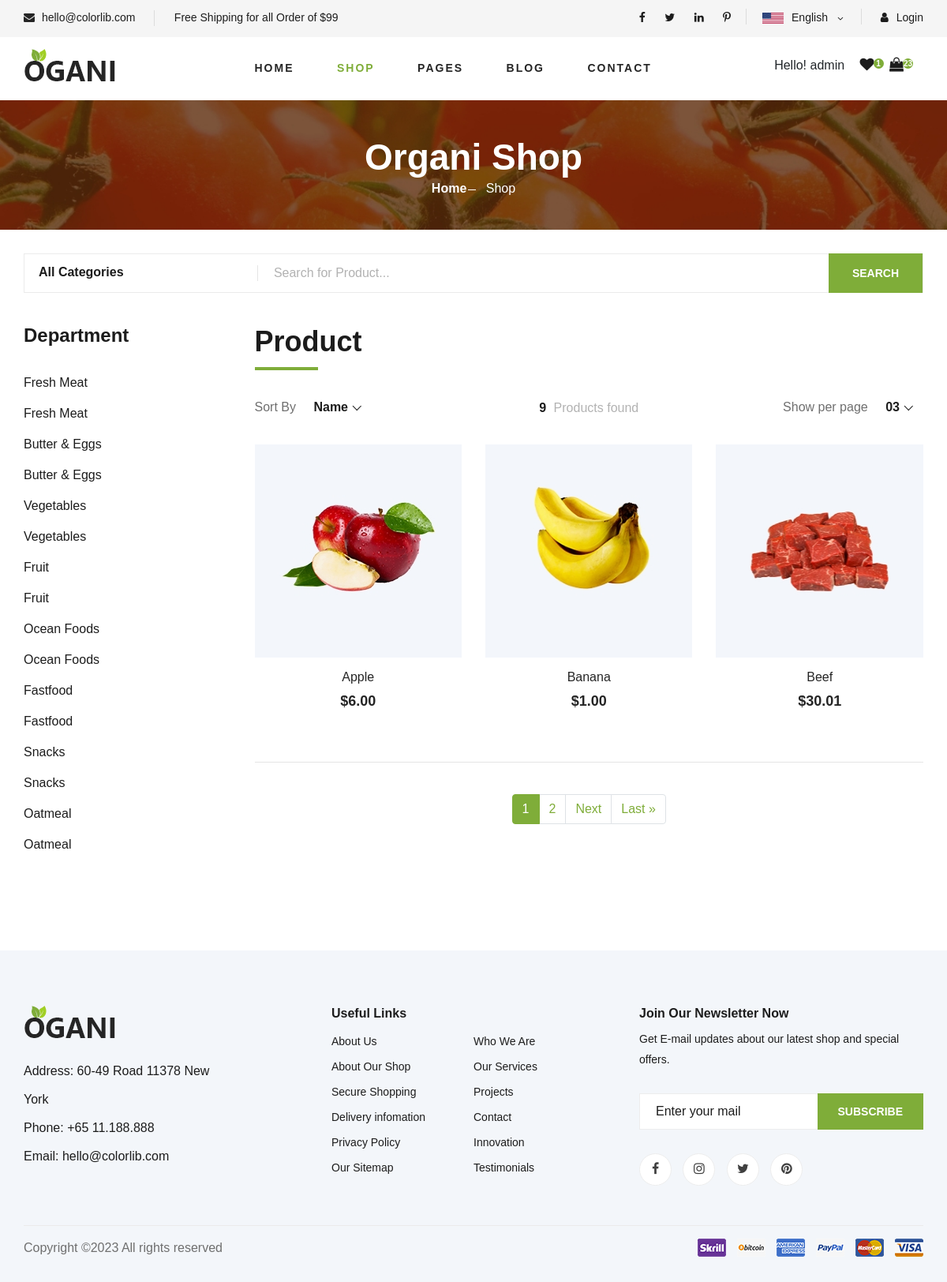
The page /shop/search (signed in) on the database its author committed.
### app/models.py (models this page shows, shortened)
class Category(models.Model):
    sub_category = models.ForeignKey('self', on_delete=models.CASCADE, related_name='sub_categories', null=True, blank=True)
    is_sub = models.BooleanField(default=False)
    name = models.CharField(max_length=200, null=True)
    slug = models.SlugField(max_length=200, unique=True)

class Product(models.Model):
    category = models.ManyToManyField(Category, related_name='product')
    name = models.CharField(max_length=200, null=True)
    price = models.FloatField()
    digital = models.BooleanField(default=False, null=True, blank=False)
    image = models.ImageField(null=True, blank=True)
    detail = models.TextField(null=True, blank=True)
    @property
    def ImageURL(self):
        try:
            url = self.image.url
        except:
            url = ''
        return url

### app/views.py (the view)
# urls.py: path('shop/search', views.shopSearch, name="shop_search"),
def shopSearch(request):
    screenName = "shop_search"
    products_search = ''
    search_name = ''
    search_category = ''
    sort = 'name'
    size = 3
    search_flag = False
    categories = Category.objects.filter(is_sub = False)
    products_all = Product.objects.all()
    products_search = products_all
    if 'search' in request.GET:
        search_name = request.GET.get('search','')
        products_search = products_search.filter(name__contains = search_name)
    if 'category' in request.GET:
        search_category = request.GET.get('category','')
        if len(search_category) > 0:
            products_search = products_search.filter(category__slug = search_category)
    products_sort =  products_search.order_by(sort)
    if 'sort' in request.GET:
        sort = request.GET.get('sort','')
        if len(sort) > 0:
            if (sort in alter_sort):
                products_sort =  products_search.order_by(sort)
    if 'size' in request.GET:
        getSize = request.GET.get('size','')
        if len(getSize) > 0:
            if (int(getSize) in alter_size):
                size = int(getSize)
    p = Paginator(products_sort, size)
    page = request.GET.get('page')
    products_pagi = p.get_page(page)            # Pagination Product data
    nums_pagi = 'a' * products_pagi.paginator.num_pages
    upper_limit = int(products_pagi.number) + 1
    lower_limit = int(products_pagi.number) - 1
    if request.user.is_authenticated:
        customer = request.user
        order, created = Order.objects.get_or_create(customer = customer, complete = False)
        items = order.orderitem_set.all
        cartItems = order.get_cart_items
    else:
        order = {'get_cart_items': 0, 'get_cart_total':0}
        cartItems = order['get_cart_items']
    if len(search_name) > 0:
        search_flag = True
    context = {
        'screenName':screenName,
        'categories':categories,
        'products': products_all,
        'items': items,
        'order': order,
        'cartItems': cartItems,
        'products_pagi': products_pagi,
        'nums_pagi': nums_pagi,
        'upper_limit': upper_limit,
        'lower_limit': lower_limit,
        'search_flag': search_flag,
        'search_name': search_name,
        'products_count': products_sort.count,
        'size': size,
        'sort': sort,
    }
    return render(request,'app/shop_grid.html', context)

### app/models.py (called while the page is built)
    @property
    def get_cart_items(self):
        orderitem = self.orderitem_set.all()
        total = sum([item.quantity for item in orderitem])
        return total

### app/templates/app/shop_grid.html (shortened to what this page needs)
{% extends 'app/base.html' %}
{% load static %}
{% block main_content %}
<section class="breadcrumb-section set-bg" data-setbg="{% static 'app/images/breadcrumb.jpg' %}">
	<div class="container">
		<div class="row">
			<div class="col-lg-12 text-center">
				<div class="breadcrumb__text">
					<h2>Organi Shop</h2>
					<div class="breadcrumb__option">
						<a href="./index.html">Home</a>
						<span>Shop</span>
					</div>
				</div>
			</div>
		</div>
	</div>
</section>
<section class="hero hero-normal">
	<div class="container">
		<div class="row">
			<div class="col-lg-12">
				<div class="hero__search">
					<div class="hero__search__form">
						<form class="d-flex" action="" onsubmit="return searchProduct();">
							<div class="hero__search__categories" style="width: 26%;">
								All Categories
							</div>
							<input class="form-control" type="search" placeholder="Search for Product..." name ="search" id="id_search_product" style="width:74%" value="{{search_name}}">
							<button type="submit" class="site-btn">SEARCH</button>
						</form>
					</div>
				</div>
			</div>
		</div>
	</div>
</section>
<section class="product spad">
	<div class="container">
		<div class="row">
			<div class="col-lg-3 col-md-5">
				<div class="sidebar">
					<div class="sidebar__item">
						<h4>Department</h4>
						<ul>
							{% for i in categories %}
                            <li>
								<a href="{% url 'shop_category' %}?category={{i.slug}}">{{i.name}}</a>
								<a href="" onclick="return searchProduct(1,'{{i.slug}}');">{{i.name}}</a>
							</li>
                            {% endfor %}
						</ul>
					</div>
				</div>
			</div>
			<div class="col-lg-9 col-md-7">
				<div class="section-title" style="text-align:left">
					<h2>Product</h2>
				</div>
				<div class="filter__item">
					<div class="row">
						<div class="col-lg-4 col-md-4">
							<div class="filter__sort">
								<span>Sort By</span>
							</div>
						</div>
						<div class="col-lg-4 col-md-4">
							<div class="filter__found" style="margin-top: 3px;">
								{% if search_flag %}
								<h6><span>{{products_count}}</span> Products found for " {{search_name}} "</h6>
								{% else %}
								<h6><span>{{products_count}}</span> Products found </h6>
								{% endif %}
							</div>
						</div>
						<div class="col-lg-4 col-md-4">
							<div class="filter__sort" style="text-align: right;">
								<span>Show per page</span>
							</div>
						</div>
					</div>
				</div>
				<div class="row">
					{% for product in products_pagi %}
					<div class="col-lg-4 col-md-6 col-sm-6">
						<div class="product__item">
							<div class="product__item__pic set-bg" data-setbg="{{product.ImageURL}}">
							</div>
							<div class="product__item__text">
								<h6><a href="{% url 'shop_detail' %}?id={{product.id}}">{{product.name}}</a></h6>
								<h5>${{product.price | floatformat:2}}</h5>
							</div>
						</div>
					</div>
				   {% endfor %}
				</div>
				<hr><br/>
				{% if products_pagi.paginator.num_pages > 1 %}
					<nav aria-label="page navigation">
						<ul class="pagination justify-content-center">
							{% for i in nums_pagi %}
								{% if forloop.counter <= upper_limit and forloop.counter >= lower_limit %}
									<li class="page-item {% if products_pagi.number == forloop.counter %} active{% endif %}">
										<a class="page-link" href="" onclick="return searchProduct({{forloop.counter}});">{{ forloop.counter }}</a>
									</li>
								{% endif %}
							{% endfor %}
							{% if products_pagi.has_next %}
								<li class="page-item">
									<a class="page-link" href="" onclick="return searchProduct({{products_pagi.next_page_number}});">Next</a>
								</li>
								<li class="page-item">
									<a class="page-link" href="" onclick="return searchProduct({{products_pagi.paginator.num_pages}});">Last &raquo</a>
								</li>
							{% endif %}
						</ul>
					</nav>
				{% endif %}
			</div>
		</div>
	</div>
</section>
{% endblock main_content %}

### app/templates/app/base.html (shortened to what this page needs)
{% load static %}
<!DOCTYPE html>
<html lang="zxx">
<head>
    <link rel="stylesheet" href="{% static 'app/css/googleapis.css' %}" type="text/css">
    <link rel="stylesheet" href="{% static 'app/css/bootstrap.min.css' %}" type="text/css">
    <link rel="stylesheet" href="{% static 'app/css/font-awesome.min.css' %}" type="text/css">
    <link rel="stylesheet" href="{% static 'app/css/elegant-icons.css' %}" type="text/css">
    <link rel="stylesheet" href="{% static 'app/css/nice-select.css' %}" type="text/css">
    <link rel="stylesheet" href="{% static 'app/css/jquery-ui.min.css' %}" type="text/css">
    <link rel="stylesheet" href="{% static 'app/css/owl.carousel.min.css' %}" type="text/css">
    <link rel="stylesheet" href="{% static 'app/css/slicknav.min.css' %}" type="text/css">
    <link rel="stylesheet" href="{% static 'app/css/style.css' %}" type="text/css">
    <link rel="stylesheet" href="{% static 'app/css/style2.css' %}" type="text/css">
</head>
<body>
    <header class="header">
        <div class="header__top">
            <div class="container">
                <div class="row">
                    <div class="col-lg-6">
                        <div class="header__top__left">
                            <ul>
                                <li><i class="fa fa-envelope"></i> hello@colorlib.com</li>
                                <li>Free Shipping for all Order of $99</li>
                            </ul>
                        </div>
                    </div>
                    <div class="col-lg-6">
                        <div class="header__top__right">
                            <div class="header__top__right__social">
                                <a href="#"><i class="fa fa-facebook"></i></a>
                                <a href="#"><i class="fa fa-twitter"></i></a>
                                <a href="#"><i class="fa fa-linkedin"></i></a>
                                <a href="#"><i class="fa fa-pinterest-p"></i></a>
                            </div>
                            <div class="header__top__right__language">
                                <img src="{% static 'app/images/language.png' %}" alt="">
                                <div>English</div>
                                <span class="arrow_carrot-down"></span>
                            </div>
                            <div class="header__top__right__auth">
                                <a href="#"><i class="fa fa-user"></i> Login</a>
                            </div>
                        </div>
                    </div>
                </div>
            </div>
        </div>
        <div class="container">
            <div class="row">
                <div class="col-lg-3">
                    <div class="header__logo">
                        <a href="./index.html"><img src="{% static 'app/images/logo.png' %}" alt=""></a>
                    </div>
                </div>
                <div class="col-lg-6">
                    <nav class="header__menu">
                        <ul>
                            <li class="{% if screenName == 'home' %} active{% endif %}"><a href="{% url 'home' %}">Home</a></li>
                            <li class="{% if screenName == 'shop_search' %} active{% endif %}"><a href="{% url 'shop_search' %}">Shop</a></li>
                            <li><a>Pages</a>
                            </li>
                            <li><a href="./blog.html">Blog</a></li>
                            <li class="{% if screenName == 'contact' %} active{% endif %}"><a href="{% url 'contact' %}">Contact</a></li>
                        </ul>
                    </nav>
                </div>
                <div class="col-lg-3">
                    <div class="header__cart">
                        <ul>
                            <li>Hello! {{request.user}}</li>
                            <li><a href="#"><i class="fa fa-heart"></i> <span>1</span></a></li>
                            <li><a href="#"><i class="fa fa-shopping-bag"></i> <span>{{cartItems}}</span></a></li>
                        </ul>
                    </div>
                </div>
            </div>
        </div>
    </header>
    {% block main_content %}{% endblock main_content %}
    <footer class="footer spad">
        <div class="container">
            <div class="row">
                <div class="col-lg-3 col-md-6 col-sm-6">
                    <div class="footer__about">
                        <div class="footer__about__logo">
                            <a href="./index.html"><img src="{% static 'app/images/logo.png' %}" alt=""></a>
                        </div>
                        <ul>
                            <li>Address: 60-49 Road 11378 New York</li>
                            <li>Phone: +65 11.188.888</li>
                            <li>Email: hello@colorlib.com</li>
                        </ul>
                    </div>
                </div>
                <div class="col-lg-4 col-md-6 col-sm-6 offset-lg-1">
                    <div class="footer__widget">
                        <h6>Useful Links</h6>
                        <ul>
                            <li><a href="#">About Us</a></li>
                            <li><a href="#">About Our Shop</a></li>
                            <li><a href="#">Secure Shopping</a></li>
                            <li><a href="#">Delivery infomation</a></li>
                            <li><a href="#">Privacy Policy</a></li>
                            <li><a href="#">Our Sitemap</a></li>
                        </ul>
                        <ul>
                            <li><a href="#">Who We Are</a></li>
                            <li><a href="#">Our Services</a></li>
                            <li><a href="#">Projects</a></li>
                            <li><a href="#">Contact</a></li>
                            <li><a href="#">Innovation</a></li>
                            <li><a href="#">Testimonials</a></li>
                        </ul>
                    </div>
                </div>
                <div class="col-lg-4 col-md-12">
                    <div class="footer__widget">
                        <h6>Join Our Newsletter Now</h6>
                        <p>Get E-mail updates about our latest shop and special offers.</p>
                        <form action="#">
                            <input type="text" placeholder="Enter your mail">
                            <button type="submit" class="site-btn">Subscribe</button>
                        </form>
                        <div class="footer__widget__social">
                            <a href="#"><i class="fa fa-facebook"></i></a>
                            <a href="#"><i class="fa fa-instagram"></i></a>
                            <a href="#"><i class="fa fa-twitter"></i></a>
                            <a href="#"><i class="fa fa-pinterest"></i></a>
                        </div>
                    </div>
                </div>
            </div>
            <div class="row">
                <div class="col-lg-12">
                    <div class="footer__copyright">
                        <div class="footer__copyright__text">
                            <p>Copyright &copy;<script>document.write(new Date().getFullYear());</script> All rights reserved</p>
                        </div>
                        <div class="footer__copyright__payment"><img src="{% static 'app/images/payment-item.png' %}" alt=""></div>
                    </div>
                </div>
            </div>
        </div>
    </footer>
</body>
</html>

### app/static/app/css/style2.css (style rules this page uses)
.page-item.active .page-link { z-index: 3; color: #fff; background-color: #7fad39; border-color: #7fad39; }
.page-link { position: relative; display: block; padding: 0.5rem 0.75rem; margin-left: -1px; line-height: 1.25; color: #7fad39; background-color: #fff; border: 1px solid #dee2e6; }

### rows shown on the page
Category: name "Fresh Meat"
Category: name "Butter & Eggs"
Category: name "Vegetables"
Category: name "Fruit"
Category: name "Ocean Foods"
Category: name "Fastfood"
Category: name "Snacks"
Category: name "Oatmeal"
Product: shows a picture, name "Apple", price "6.00"
Product: shows a picture, name "Banana", price "1.00"
Product: shows a picture, name "Beef", price "30.01"

### other values the page prints
{{ request.user }} "admin"
{{ cartItems }} "23"
{{ products_count }} "9"
